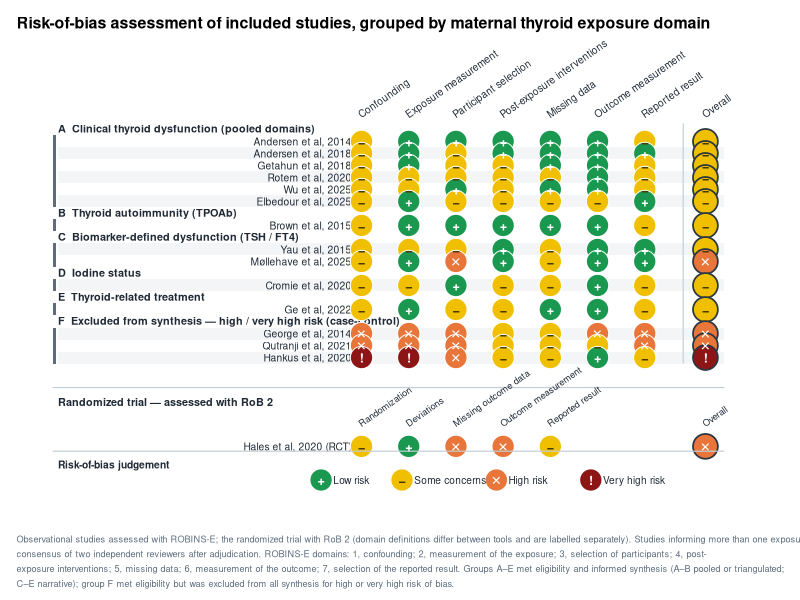
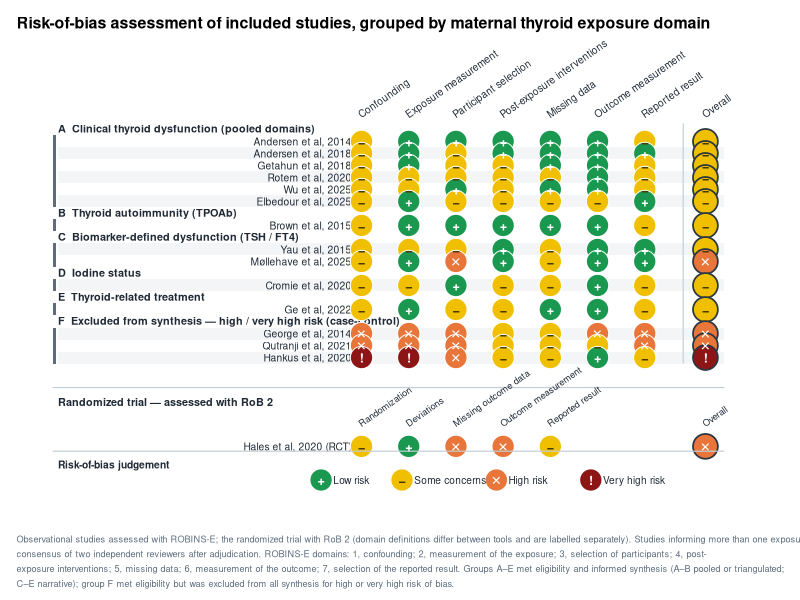

Generate these figures, in order, with R:
suppressMessages({library(ggplot2); library(dplyr); library(grid)})
FONT <- "sans"

# paleta de risco (robvis-like, refinada)
col_lvl <- c(Low="#1a9850","Some concerns"="#f0c000",High="#e8763a","Very high"="#8c1515")
gly_lvl <- c(Low="+","Some concerns"="\u2212",High="\u2715","Very high"="!")
gcol_lvl<- c(Low="white","Some concerns"="#4a3b00",High="white","Very high"="white")
slate<-"#5d6d7e"; ink<-"#1f2a36"; bdr<-"#c4ced6"

# ---- matriz final (ROBINS-E) -----------------------------------------------
L<-"Low"; S<-"Some concerns"; H<-"High"; V<-"Very high"
robe <- tibble::tribble(
 ~study,~grp, ~D1,~D2,~D3,~D4,~D5,~D6,~D7,~Ov,
 "Andersen et al, 2014","A", S,L,L,L,L,L,S,S,
 "Andersen et al, 2018","A", S,L,S,L,L,L,L,S,
 "Getahun et al, 2018","A",  S,L,S,S,L,L,S,S,
 "Rotem et al, 2020","A",    S,S,S,S,S,L,S,S,
 "Wu et al, 2025","A",       S,S,L,S,L,L,S,S,
 "Elbedour et al, 2025","A", S,L,S,S,S,S,L,S,
 "Brown et al, 2015","B",    S,L,L,L,L,L,S,S,
 "Yau et al, 2015","C",      S,S,S,L,S,L,L,S,
 "M\u00f8llehave et al, 2025","C",S,L,H,L,S,L,L,H,
 "Cromie et al, 2020","D",   S,S,L,S,S,L,S,S,
 "Ge et al, 2022","E",       S,L,S,S,L,L,S,S,
 "George et al, 2014","F",   H,H,H,S,S,H,H,H,
 "Qutranji et al, 2021","F", H,H,H,S,S,S,H,H,
 "Hankus et al, 2020","F",V,V,H,S,S,L,S,V
)
grp_lab <- c(A="A  Clinical thyroid dysfunction (pooled domains)",
             B="B  Thyroid autoimmunity (TPOAb)",
             C="C  Biomarker-defined dysfunction (TSH / FT4)",
             D="D  Iodine status",
             E="E  Thyroid-related treatment",
             F="F  Excluded from synthesis \u2014 high / very high risk (case-control)")
dom_lab <- c(D1="Confounding",D2="Exposure measurement",D3="Participant selection",
             D4="Post-exposure interventions",D5="Missing data",D6="Outcome measurement",
             D7="Reported result",Ov="Overall")
dom_codes <- names(dom_lab)

# ---- layout vertical: sequência de linhas (cabeçalho de grupo + estudos) ----
seqr <- list(); ord<-0; rows<-list(); bands<-list()
for(g in names(grp_lab)){
  ord<-ord+1; seqr[[length(seqr)+1]]<-list(type="gh",grp=g,ord=ord)
  studs<-robe$study[robe$grp==g]
  y0<-ord
  for(s in studs){ ord<-ord+1; seqr[[length(seqr)+1]]<-list(type="st",study=s,ord=ord) }
  bands[[g]]<-c(top=y0+0.5, bot=ord+0.5)  # faixa atrás dos estudos do grupo
}
N<-ord
yof <- function(o) N-o+1   # converte ordem (1=topo) em y (maior=topo)

st_ord <- sapply(seqr, function(e) if(e$type=="st") e$ord else NA)
st_nm  <- sapply(seqr, function(e) if(e$type=="st") e$study else NA)
study_y <- setNames(yof(st_ord[!is.na(st_ord)]), st_nm[!is.na(st_nm)])
gh <- Filter(function(e) e$type=="gh", seqr)

# ---- posições de coluna ----------------------------------------------------
xcol <- c(D1=46,D2=53,D3=60,D4=67,D5=74,D6=81,D7=88, Ov=97)
labx <- 1.0; lab_right <- 44.5

# ---- células ---------------------------------------------------------------
cells <- do.call(rbind, lapply(seq_len(nrow(robe)), function(i){
  data.frame(study=robe$study[i],
             code=dom_codes,
             x=as.numeric(xcol[dom_codes]),
             y=study_y[[robe$study[i]]],
             lvl=as.character(robe[i, dom_codes]),
             stringsAsFactors=FALSE)
}))
cells$fill<-col_lvl[cells$lvl]; cells$gly<-gly_lvl[cells$lvl]; cells$gcol<-gcol_lvl[cells$lvl]
cells$ov <- cells$code=="Ov"

# zebra por estudo
zeb <- data.frame(y=unname(study_y))
zeb$fill<-ifelse(seq_len(nrow(zeb))%%2==0,"#f3f5f7","white")

# bandas e cabeçalhos de grupo
band_df<-do.call(rbind,lapply(names(bands),function(g) data.frame(grp=g,
            ymin=yof(bands[[g]]["bot"]), ymax=yof(bands[[g]]["top"]))))
gh_df<-do.call(rbind,lapply(gh,function(e) data.frame(grp=e$grp,y=yof(e$ord),lab=grp_lab[e$grp])))

# ---- RoB 2 (Hales) ---------------------------------------------------------
rob2 <- data.frame(code=c("R1","R2","R3","R4","R5","Ov"),
                   x=as.numeric(c(xcol["D1"],xcol["D2"],xcol["D3"],xcol["D4"],xcol["D5"],xcol["Ov"])),
                   lvl=c("Some concerns","Low","High","High","Some concerns","High"),
                   stringsAsFactors=FALSE)
rob2$fill<-col_lvl[rob2$lvl]; rob2$gly<-gly_lvl[rob2$lvl]; rob2$gcol<-gcol_lvl[rob2$lvl]
rob2$ov<-rob2$code=="Ov"
rob2_hdr <- c(R1="Randomization",R2="Deviations",R3="Missing outcome data",
              R4="Outcome measurement",R5="Reported result",Ov="Overall")
y_r2title <- -2.7; y_r2hdr <- -5.0; y_r2row <- -6.4

# ---- legenda ---------------------------------------------------------------
leg_y <- -8.8
leg <- data.frame(lvl=names(col_lvl), x=c(40,52,66,80))
leg$fill<-col_lvl[leg$lvl]; leg$gly<-gly_lvl[leg$lvl]; leg$gcol<-gcol_lvl[leg$lvl]
leg_txt<-c(Low="Low risk","Some concerns"="Some concerns",High="High risk","Very high"="Very high risk")

PT <- 7.2   # tamanho do ponto
p <- ggplot() +
  # zebra
  geom_rect(data=zeb, aes(xmin=lab_right-43.5, xmax=99.8, ymin=y-0.5, ymax=y+0.5),
            fill=zeb$fill) +
  # banda à esquerda marcando grupos (faixa fina colorida)
  geom_rect(data=band_df, aes(xmin=0.2, xmax=0.7, ymin=ymin, ymax=ymax), fill=slate) +

  # cabeçalhos de domínio (rotacionados)
  annotate("text", x=as.numeric(xcol), y=N+0.9, label=dom_lab[dom_codes],
           angle=35, hjust=0, vjust=0, family=FONT, size=2.55, color=ink) +
  annotate("segment", x=xcol["Ov"]-3.3, xend=xcol["Ov"]-3.3, y=0.5, yend=N+0.5,
           color=bdr, linewidth=0.4) +  # separador antes de Overall

  # cabeçalhos de grupo
  geom_text(data=gh_df, aes(x=labx, y=y, label=lab), hjust=0, vjust=0.4,
            family=FONT, fontface="bold", size=2.75, color=ink) +

  # nomes dos estudos
  annotate("text", x=lab_right, y=unname(study_y), label=names(study_y),
           hjust=1, family=FONT, size=2.6, color=ink) +

  # círculos ROBINS-E
  geom_point(data=cells, aes(x=x,y=y), shape=21, fill=cells$fill,
             color=ifelse(cells$ov,"#2b3640","white"),
             size=ifelse(cells$ov,PT+0.6,PT), stroke=ifelse(cells$ov,0.9,0.5)) +
  geom_text(data=cells, aes(x=x,y=y,label=gly), color=cells$gcol,
            family=FONT, fontface="bold", size=3.2) +

  # ----- painel RoB 2 -----
  annotate("segment", x=0.2, xend=99.8, y=-1.5, yend=-1.5, color=bdr, linewidth=0.4) +
  annotate("text", x=labx, y=y_r2title, hjust=0, family=FONT, fontface="bold",
           size=2.75, color=ink, label="Randomized trial \u2014 assessed with RoB 2") +
  annotate("text", x=as.numeric(xcol[c("D1","D2","D3","D4","D5","Ov")]), y=y_r2hdr+0.2,
           label=rob2_hdr, angle=35, hjust=0, vjust=0, family=FONT, size=2.35, color=ink) +
  annotate("text", x=lab_right, y=y_r2row, label="Hales et al, 2020 (RCT)",
           hjust=1, family=FONT, size=2.6, color=ink) +
  geom_point(data=rob2, aes(x=x,y=y_r2row), shape=21, fill=rob2$fill,
             color=ifelse(rob2$ov,"#2b3640","white"),
             size=ifelse(rob2$ov,PT+0.6,PT), stroke=ifelse(rob2$ov,0.9,0.5)) +
  geom_text(data=rob2, aes(x=x,y=y_r2row,label=gly), color=rob2$gcol,
            family=FONT, fontface="bold", size=3.2) +

  # ----- legenda -----
  annotate("segment", x=0.2, xend=99.8, y=leg_y+2.0, yend=leg_y+2.0, color=bdr, linewidth=0.4) +
  annotate("text", x=labx, y=leg_y+0.9, hjust=0, family=FONT, fontface="bold",
           size=2.6, color=ink, label="Risk-of-bias judgement") +
  geom_point(data=leg, aes(x=x,y=leg_y-0.4), shape=21, fill=leg$fill, color="white", size=PT, stroke=0.5) +
  geom_text(data=leg, aes(x=x,y=leg_y-0.4,label=gly), color=leg$gcol, family=FONT, fontface="bold", size=3.2) +
  geom_text(data=leg, aes(x=x+1.8,y=leg_y-0.4,label=leg_txt[lvl]), hjust=0, family=FONT, size=2.55, color=ink) +

  scale_x_continuous(limits=c(0,103)) +
  scale_y_continuous(limits=c(leg_y-1.8, N+6)) +
  coord_cartesian(clip="off") +
  labs(title="Risk-of-bias assessment of included studies, grouped by maternal thyroid exposure domain",
       caption=paste0(
       "Observational studies assessed with ROBINS-E; the randomized trial with RoB 2 (domain definitions differ between tools and are labelled separately). Studies informing more than one exposure domain appear once, under their primary domain. ",
       "Judgements are the\nconsensus of two independent reviewers after adjudication. ROBINS-E domains: 1, confounding; 2, measurement of the exposure; 3, selection of participants; ",
       "4, post-\nexposure interventions; 5, missing data; 6, measurement of the outcome; 7, selection of the reported result. Groups A\u2013E met eligibility and informed ",
       "synthesis (A\u2013B pooled or triangulated;\nC\u2013E narrative); group F met eligibility but was excluded from all synthesis for high or very high risk of bias.")) +
  theme_void(base_size=10) +
  theme(text=element_text(family=FONT),
        plot.title=element_text(face="bold", size=11.5, hjust=0, margin=margin(b=2)),
        plot.caption=element_text(size=6.6, color=slate, hjust=0, lineheight=1.35, margin=margin(t=12)),
        plot.margin=margin(12,14,8,12))

ggsave("eFigure1_RiskOfBias_byDomain.png", p, width=11, height=9.4, dpi=600, bg="white")  # 600 dpi raster (JAMA min. 350)
ggsave("eFigure1_RiskOfBias_byDomain.pdf", p, width=11, height=9.4, device=cairo_pdf, bg="white")  # vector: preferred for line art
cat("rob ok\n")
